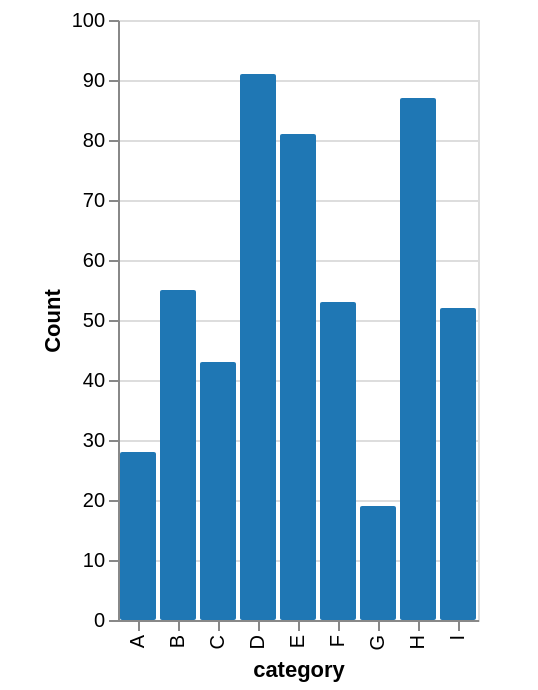

Vega-Lite specification stored for this chart:
### Vega-Lite specification from a JSON file in a GitHub repository (floating-point values rounded to 4 significant figures)
{"$schema": "https://vega.github.io/schema/vega-lite/v4.json", "data": {"values": [{"a": "A", "b": 28}, {"a": "B", "b": 55}, {"a": "C", "b": 43}, {"a": "D", "b": 91}, {"a": "E", "b": 81}, {"a": "F", "b": 53}, {"a": "G", "b": 19}, {"a": "H", "b": 87}, {"a": "I", "b": 52}]}, "padding": {"left": 20, "top": 5, "right": 30, "bottom": 5}, "width": "container", "height": "container", "resolve": {"scale": {"color": "independent"}}, "background": "#ffffff", "layer": [{"mark": {"type": "bar", "cornerRadius": 1, "tooltip": true, "binSpacing": 1}, "encoding": {"x": {"field": "a", "type": "ordinal", "axis": {"title": "category", "orient": "bottom"}}, "y": {"type": "quantitative", "field": "b", "axis": {"title": "Count", "orient": "left"}}, "opacity": {"value": 1}, "color": {"value": "#1f77b4"}}}]}
